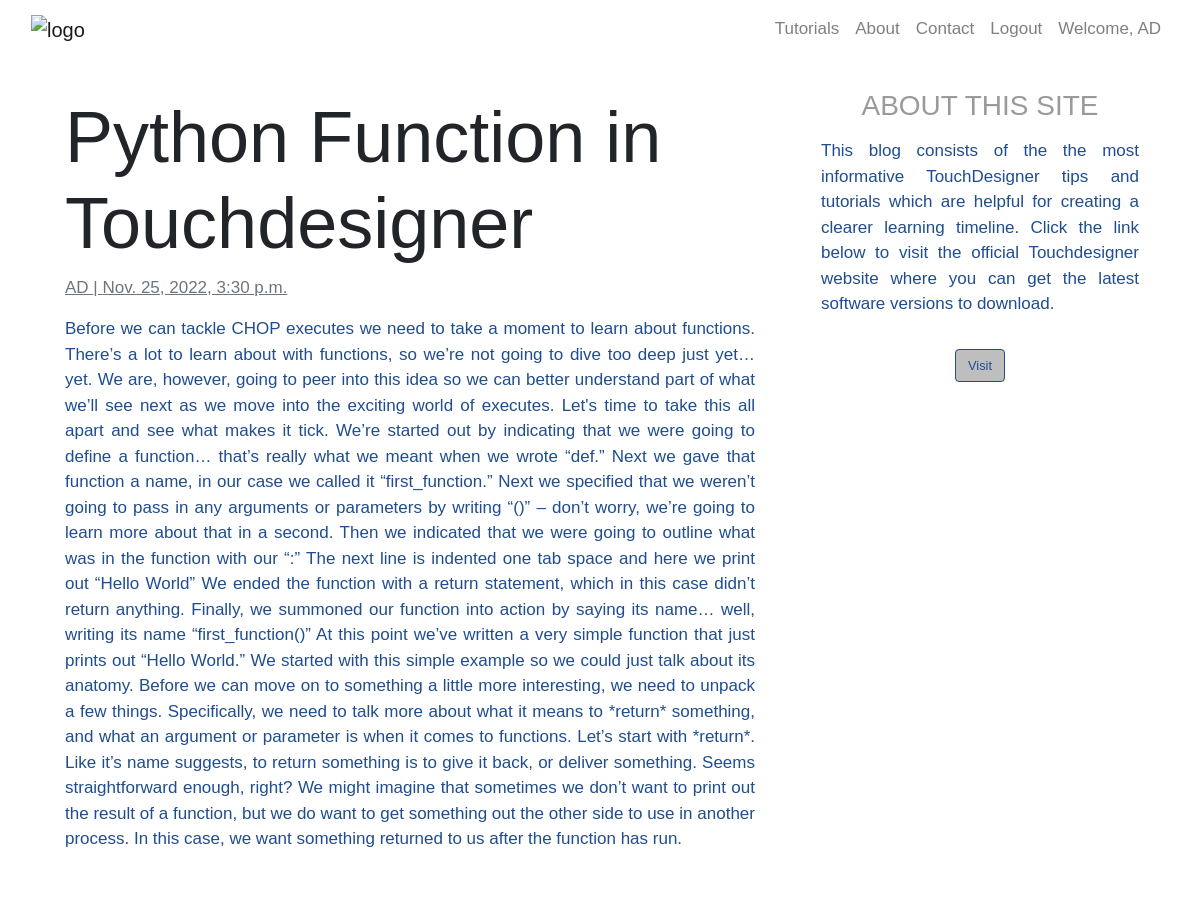
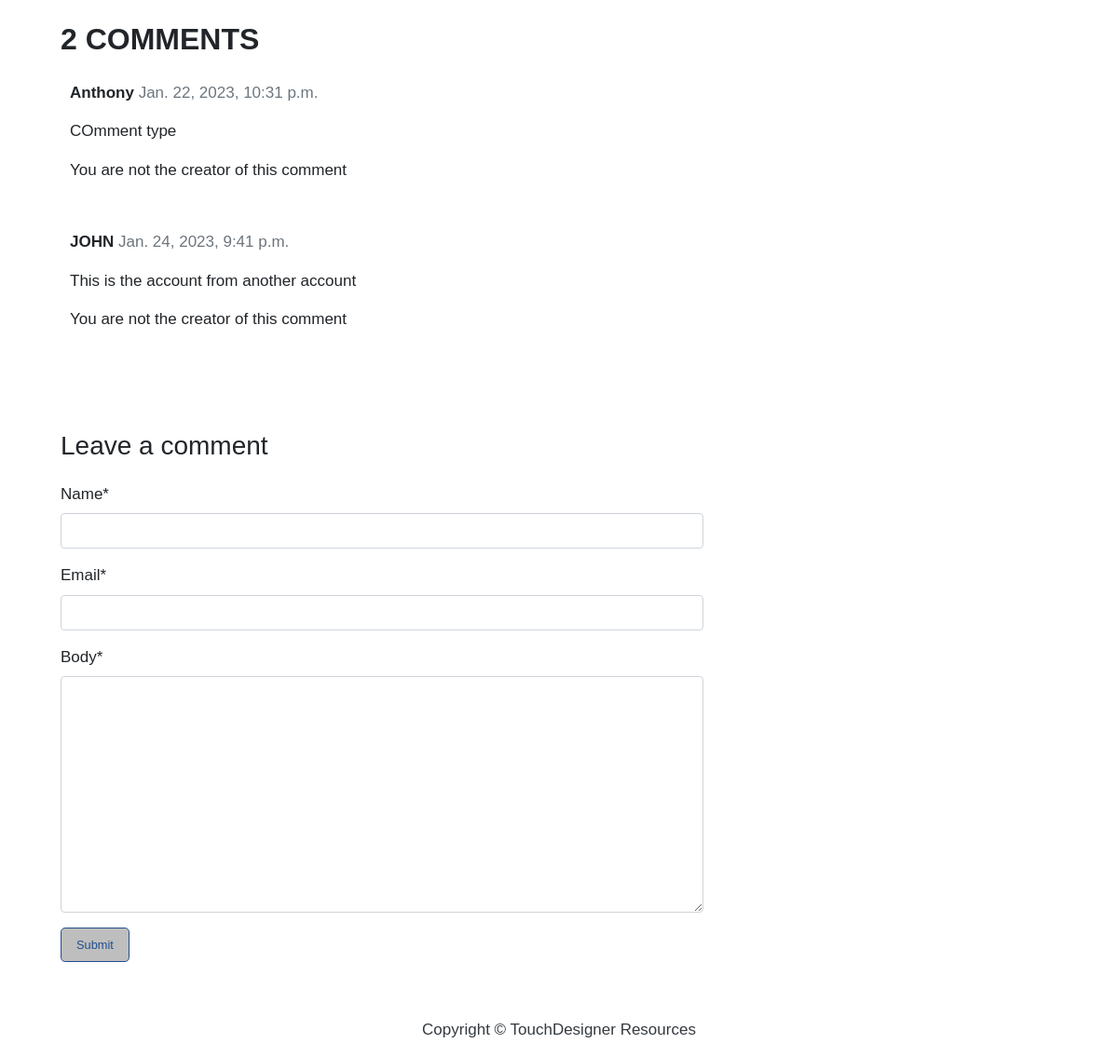
Screenshot of /python-function-in-touchdesigner/ (signed in) with the database file from the repository (2 pictures, top to bottom).
### blog/models.py (models this page shows, shortened)
class Post(models.Model):
    title = models.CharField(max_length=200, unique=True)
    slug = models.SlugField(max_length=200, unique=True)
    author = models.ForeignKey(User, on_delete= models.CASCADE,related_name='blog_posts')
    updated_on = models.DateTimeField(auto_now= True)
    content = models.TextField()
    created_on = models.DateTimeField(auto_now_add=True)
    status = models.IntegerField(choices=STATUS, default=0)
    image = models.ImageField(upload_to='images/')
    class Meta:
        ordering = ['-created_on']

class Comment(models.Model):
    post = models.ForeignKey(Post,on_delete=models.CASCADE,related_name='comments')
    name = models.CharField(max_length=80)
    email = models.EmailField()
    body = models.TextField()
    created_on = models.DateTimeField(auto_now_add=True)
    active = models.BooleanField(default=True)
    class Meta:
        ordering = ['created_on']

### blog/views.py (the view, shortened to what this page needs)
# urls.py: path('<slug:slug>/', views.PostDetailView.as_view(), name='post_detail')
class PostDetailView(View):
    template_name = 'post_detail.html'
    def get(self, request, slug):
        post = get_object_or_404(Post, slug=slug)
        comments = post.comments.filter(active=True)
        comment_form = CommentForm()
        return render(request, self.template_name, {'post': post, 'comments': comments, 'comment_form': comment_form})

### blog/forms.py
class CommentForm(forms.ModelForm):
    class Meta:
        model = Comment
        fields = ('name', 'email', 'body')

### templates/post_detail.html (shortened to what this page needs)
{% extends 'base.html' %} {% block content %}
{% load crispy_forms_tags %}
<div class="container">
  <div class="row">
    <div class="col-md-8 card mb-4  mt-3 left  top">
      <div class="card-body">
        <h1 class="h1-transformation">{% block title %} {{ post.title }} {% endblock title %}</h1>
        <p class="text-muted underline">{{ post.author }} | {{ post.created_on }}</p>
        <p class="card-text ">{{ post.content | safe }}</p>
      </div>
    </div>
    {% block sidebar %} {% include 'sidebar.html' %} {% endblock sidebar %}
    <div class="col-md-8 card mb-4  mt-3 ">
      <div class="card-body">
        {% with comments.count as total_comments %}
        <h2>{{ total_comments }} comments</h2>
          {% endwith %} {% for comment in comments %}
        <div class="comments" style="padding: 10px;">
          <p class="font-weight-bold">
            {{ comment.name }}
            <span class=" text-muted font-weight-normal">
              {{ comment.created_on }}
            </span>
          </p>
          {{ comment.body | linebreaks }}
          <div>
            {% if user.is_authenticated %}
                {% if comment.name == user.username %}
                    <form method="POST" action="{% url 'delete_comment' %}">
                        {% csrf_token %}
                        <input type="hidden" name="comment_id" value="{{ comment.id }}">
                        <input type="submit" value="Delete Comment">
                    </form>
                {% else %}
                    <p>You are not the creator of this comment</p>
                {% endif %}
            {% endif %}
        </div>
        </div>
        {% endfor %}
      </div>
    </div>
    <div class="col-md-8 card mb-4  mt-3 ">
      <div class="card-body">
        {% if new_comment %}
        <div class="alert alert-success" role="alert">
          Your comment is awaiting moderation
        </div>
        {% else %}
        <h3>Leave a comment</h3>
        <form method="post" style="margin-top: 1.3em;">
          {{ comment_form | crispy }}
          <button type="submit" class="btn btn-primary  btn-lg">Submit</button>
        </form>
        {% endif %}
      </div>
    </div>
  </div>
</div>
{% endblock content %}

### templates/base.html (shortened to what this page needs)
{% load static %}
<!DOCTYPE html>
<html>
  <head>
    <link
      rel="stylesheet"
      href="https://maxcdn.bootstrapcdn.com/bootstrap/4.0.0/css/bootstrap.min.css"
    />
    <link rel="stylesheet" href="{% static 'blog/css/style.css' %}" />
  </head>
  <body>
    <nav class="navbar navbar-expand-lg navbar-light" style="background-color: white;" id="mainNav">
      <div class="container-fluid">
        <a class="navbar-brand" href="{% url 'home' %}" ><img src="https://medias.mutek.org/mutek/TouchDesigner_black-01.png" alt="logo" style="max-width:180px"> </a>
        <div class="collapse navbar-collapse" id="navbarResponsive">
          <ul class="navbar-nav ml-auto">
            <li class="nav-item text-black">
              <a
                class="nav-link text-black"
                href="{% url 'tutorials' %}"
                >Tutorials</a
              >
            </li>
            <li class="nav-item text-black">
              <a
                class="nav-link text-black"
                href="{% url 'about' %}"
                >About</a
              >
            </li>
            <li class="nav-item text-black">
              <a
                class="nav-link text-black"
                href="{% url 'contact' %}"
                >Contact</a
              >
            </li>
            {% if user.is_authenticated %}
            <li class="nav-item">
              <a class="nav-link" href="{% url 'logout' %}">Logout</a>
            </li>
            <li class="nav-item">
              <a class="nav-link" href="#">Welcome, {{user.username}}</a>
            </li>
            {% else %}
            <li class="nav-item">
              <a class="nav-link" href="{% url 'login' %}">Login</a>
            </li>
            {% endif %}
          </ul>
        </div>
      </div>
    </nav>
            {% block content %}{% endblock content %}
    <footer class="py-3 bg-grey">
              <p class="m-0 text-dark text-center ">Copyright &copy; TouchDesigner Resources</p>
    </footer>
  </body>
</html>

### blog/static/blog/css/style.css (style rules this page uses)
body { font-family: 'Mona-Sans', sans-serif; font-size: 17px; background-color: #fff; }
.card-body h2 { font-family: 'Fakt Pro', sans-serif; text-transform: uppercase; font-weight: bold; margin-bottom: 0; }
.card { border: none; }
.card-text { color: #1f4d8f; text-align: justify; }
.btn { font-size: 0.8rem; color: #1f4d8f; border: solid 1px #1f4d8f; background-color: rgb(190, 190, 190); }
.h1-transformation { font-size: 4.5rem; }
.underline { text-decoration: underline; }

### rows the page displays
Post: title "Python Function in Touchdesigner", author "AD", created_on "Nov. 25, 2022, 3:30 p.m.", content "Before we can tackle CHOP executes we need to take a moment to learn about functions. There’s a lot to learn about with functions, so we’re not going to dive too deep just yet… yet. We are, however, going to peer into this idea so we can better understand part of what we’ll see next as we move into the exciting world of executes. Let's time to take this all apart and see what makes it tick. We’re started out by indicating that we were going to define a function… that’s really what we meant when we wrote “def.” Next we gave that function a name, in our case we called it “first_function.” Next we specified that we weren’t going to pass in any arguments or parameters by writing “()” – don’t…"
Comment: name "Anthony", created_on "Jan. 22, 2023, 10:31 p.m.", body "COmment type", shows "You are not the creator of this comment"
Comment: name "JOHN", created_on "Jan. 24, 2023, 9:41 p.m.", body "This is the account from another account", shows "You are not the creator of this comment"

### other values shown
{{ user.username }} "AD"
{{ total_comments }} "2"
